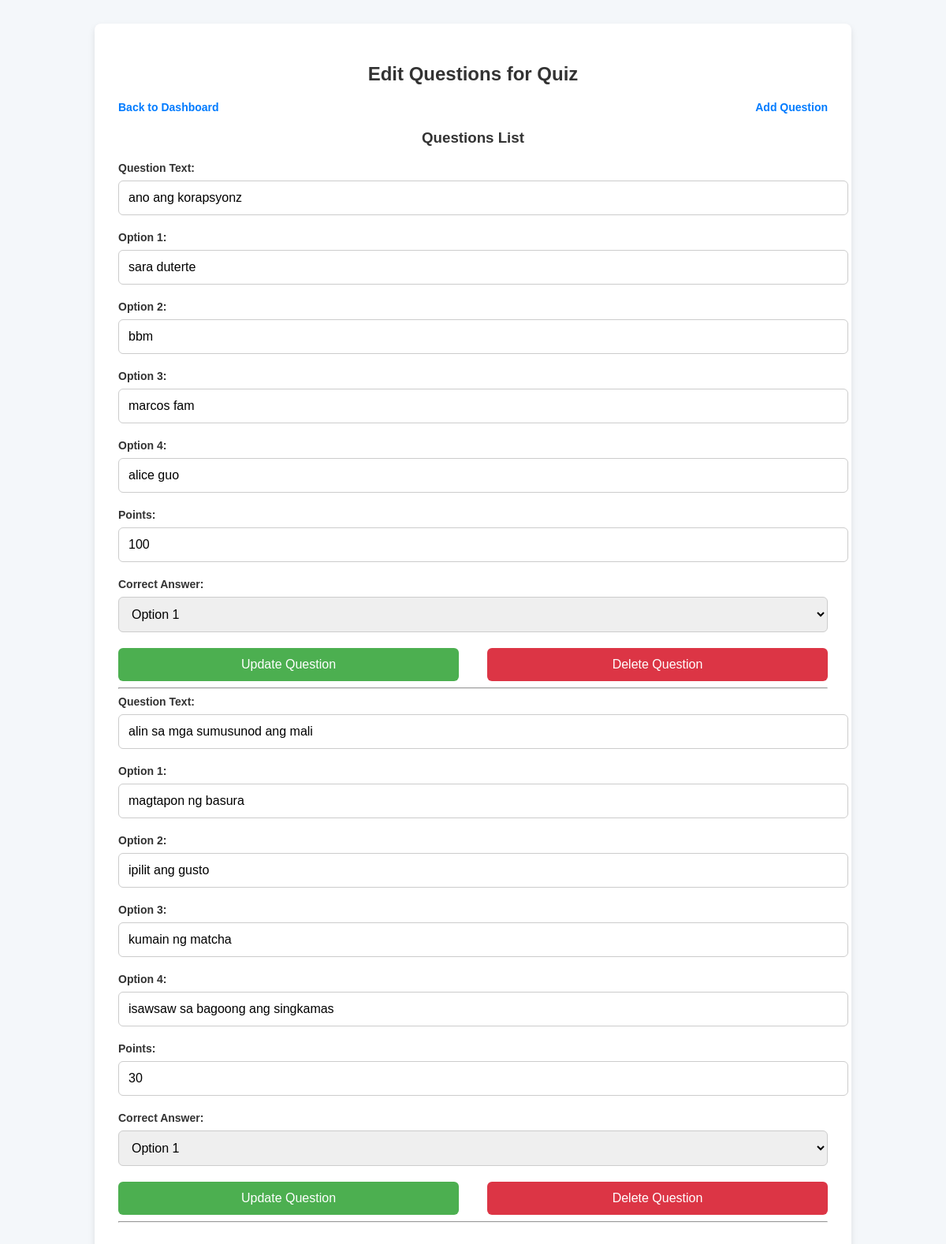
Screenshot of /ooplfinals/view/editquiz.php?id=2&quizid=20 (signed in) with the database file from the repository.
### tables this page shows
CREATE TABLE `questions` (
  `question_id` int(11) NOT NULL,
  `quiz_id` int(11) NOT NULL,
  `question` varchar(255) NOT NULL,
  `option1` varchar(255) NOT NULL,
  `option2` varchar(255) NOT NULL,
  `option3` varchar(255) NOT NULL,
  `option4` varchar(255) NOT NULL,
  `correctans` varchar(255) NOT NULL,
  `qpoints` int(11) NOT NULL
);

### ooplfinals/classes/question.php (called while the page is built, shortened)
<?php
class Question{
    private $db;
    function __construct()
    {
        $this->db = $GLOBALS['connection'];
    }
    function displayquestions($quizid){
        $dis = $this->db->query("SELECT * from `questions` where `quiz_id` = '$quizid'")->fetch_all(MYSQLI_ASSOC);
        return $dis;
    }
}
$qobj = new Question();
?>

### ooplfinals/view/editquiz.php (the view, shortened to what this page needs)
<?php
include('../classes/question.php');
$userId = $_GET['id'];
$quizId = $_GET['quizid'];
$questions = $qobj->displayquestions($quizId);
?>
<!DOCTYPE html>
<html lang="en">
<head>
</head>
<body>
    <div class="container">
        <h2>Edit Questions for Quiz</h2>
        <div class="navigation">
            <a href="/ooplfinals/view/teacherdashboard.php?id=<?php echo $userId; ?>" class="nav-link">Back to Dashboard</a>
            <a href="/ooplfinals/view/addquestions.php?id=<?php echo $userId; ?>&quizid=<?php echo $quizId; ?>" class="nav-link">Add Question</a>
        </div>
        <h3>Questions List</h3>
        <?php foreach ($questions as $question): ?>
            <form method="post" class="question-form">
                <div class="form-group">
                    <label for="question_text">Question Text:</label>
                    <input type="text" name="question_text" value="<?php echo $question['question']; ?>" required>
                </div>
                <div class="form-group">
                    <label for="option[0]">Option 1:</label>
                    <input type="text" name="option[0]" value="<?php echo $question['option1']; ?>" required>
                </div>
                <div class="form-group">
                    <label for="option[1]">Option 2:</label>
                    <input type="text" name="option[1]" value="<?php echo $question['option2']; ?>" required>
                </div>
                <div class="form-group">
                    <label for="option[2]">Option 3:</label>
                    <input type="text" name="option[2]" value="<?php echo $question['option3']; ?>" required>
                </div>
                <div class="form-group">
                    <label for="option[3]">Option 4:</label>
                    <input type="text" name="option[3]" value="<?php echo $question['option4']; ?>" required>
                </div>
                <div class="form-group">
                    <label for="qpoints">Points:</label>
                    <input type="number" name="qpoints" value="<?php echo $question['qpoints']; ?>" required>
                </div>
                <div class="form-group">
                    <label for="is_right">Correct Answer:</label>
                    <select name="is_right">
                        <option value="0" <?php echo ($question['correctans'] == $question['option1']) ? 'selected' : ''; ?>>Option 1</option>
                    </select>
                </div>
                <div class="form-buttons">
                    <button type="submit" name="update_question" class="update-btn">Update Question</button>
                    <button type="submit" name="delete_question" class="delete-btn">Delete Question</button>
                </div>
            </form>
            <hr>
        <?php endforeach; ?>
    </div>
</body>
</html>

### ooplfinals/view/editquiz.php (style rules this page uses)
body { font-family: Arial, sans-serif; background-color: #f4f7fa; margin: 0; padding: 0; }
.container { max-width: 900px; margin: 30px auto; background-color: #fff; padding: 30px; box-shadow: 0 4px 8px rgba(0, 0, 0, 0.1); border-radius: 8px; }
h2, h3 { text-align: center; color: #333; }
.navigation { display: flex; justify-content: space-between; margin-bottom: 20px; }
.nav-link { color: #007bff; text-decoration: none; font-weight: bold; font-size: 14px; }
form { display: flex; flex-direction: column; gap: 20px; }
.form-group { display: flex; flex-direction: column; gap: 8px; }
.form-group label { font-size: 14px; font-weight: 600; color: #333; }
input[type="text"], input[type="number"], select, textarea { padding: 12px; border: 1px solid #ccc; border-radius: 6px; font-size: 16px; width: 100%; transition: border-color 0.3s ease; }
select { padding: 12px; border-radius: 6px; border: 1px solid #ccc; }
.form-buttons { display: flex; justify-content: space-between; }
button { padding: 12px 25px; font-size: 16px; border: none; border-radius: 6px; cursor: pointer; transition: background-color 0.3s ease; width: 48%; }
.update-btn { background-color: #4CAF50; color: white; }
.delete-btn { background-color: #dc3545; color: white; }

### rows the page displays
questions: question_text "ano ang korapsyonz", option1 "sara duterte", option2 "bbm", option3 "marcos fam", option4 "alice guo", qpoints "100", is_right "Option 1"
questions: question_text "alin sa mga sumusunod ang mali", option1 "magtapon ng basura", option2 "ipilit ang gusto", option3 "kumain ng matcha", option4 "isawsaw sa bagoong ang singkamas", qpoints "30"
